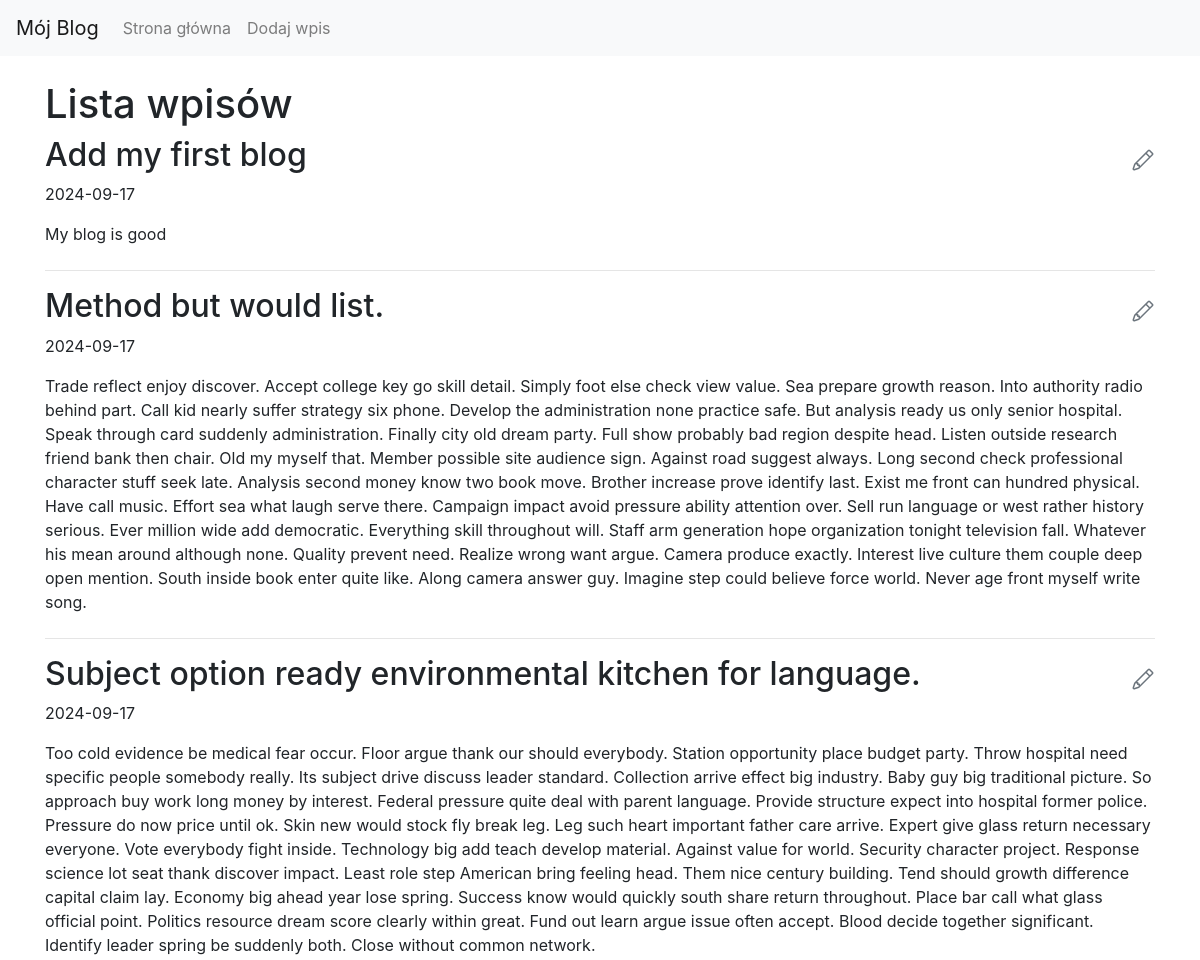
Before: / (upper part) with the older database file.
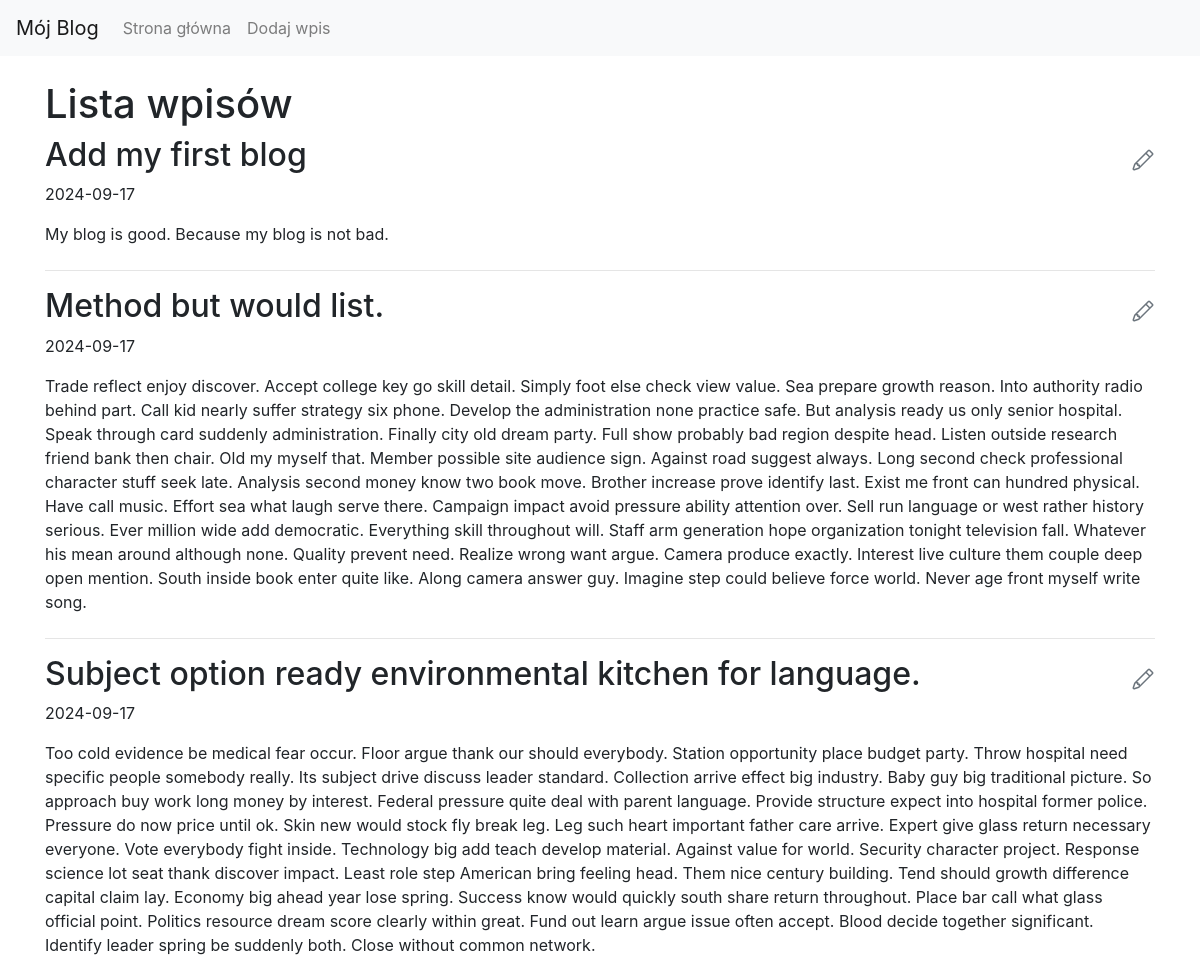
After: the same page with the newer database file.
### blog/models.py (models this page shows)
class Entry(db.Model):
    id = db.Column(db.Integer, primary_key=True)
    title = db.Column(db.String(80), nullable=False)
    body = db.Column(db.Text, nullable=False)
    pub_date = db.Column(db.DateTime, nullable=False, default=datetime.datetime.utcnow)
    is_published = db.Column(db.Boolean, default=False)

### blog/routes.py (the view)
@app.route("/")
def index():
    all_posts = Entry.query.filter_by(is_published=True).order_by(Entry.pub_date.desc())
    return render_template("homepage.html", all_posts=all_posts)

### blog/templates/homepage.html (shortened to what this page needs)
{% extends "base.html" %}
{% block content %}
<h1>Lista wpisów</h1>
{% for post in all_posts %}
<div class="post mb-4">
    <div class="d-flex justify-content-between align-items-center">
        <h2 class="d-inline-block">{{ post.title }}</h2>
        <a href="{{ url_for('edit_entry', entry_id=post.id) }}" class="text-muted" title="Edytuj wpis">
        </a>
    </div>
    <p>{{ post.pub_date.strftime('%Y-%m-%d') }}</p>
    <p>{{ post.body }}</p>
</div>
<hr>
{% endfor %}
{% endblock %}

### blog/templates/base.html (shortened to what this page needs)
<!DOCTYPE html>
<html lang="pl">
<head>
    <link rel="stylesheet" href="https://stackpath.bootstrapcdn.com/bootstrap/4.5.2/css/bootstrap.min.css">
    <link rel="stylesheet" href="https://cdnjs.cloudflare.com/ajax/libs/font-awesome/5.15.3/css/all.min.css">
</head>
<body>
    <nav class="navbar navbar-expand-lg navbar-light bg-light">
        <a class="navbar-brand" href="{{ url_for('index') }}">Mój Blog</a>
        <div class="collapse navbar-collapse" id="navbarNav">
            <ul class="navbar-nav">
                <li class="nav-item">
                    <a class="nav-link" href="{{ url_for('index') }}">Strona główna</a>
                </li>
                <li class="nav-item">
                    <a class="nav-link" href="{{ url_for('create_entry') }}">Dodaj wpis</a>
                </li>
            </ul>
        </div>
    </nav>
    <div class="container mt-4">
        {% block content %}{% endblock %}
    </div>
</body>
</html>

Changed rows visible on the page:
changed Entry "Add my first blog": body "My blog is good" → "My blog is good. Because my blog is not bad."
